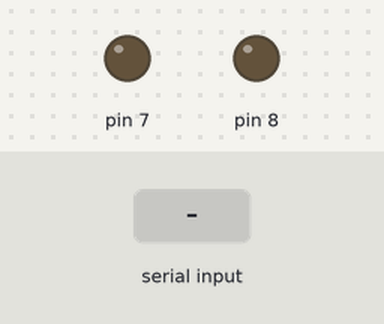
Recording of a sketch running on a simulated Arduino Uno, built with avr-gcc and run on an emulated ATmega328P. Shown: output pins drawn as LEDs (lit = HIGH). Inputs (shaded band) come from the test bench.

Above: at 1.2 s.
1.3 s: "1" received over Serial
At 2.5 s:
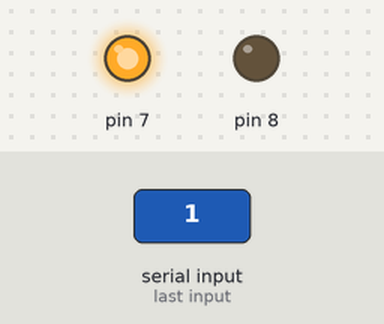
2.8 s: "3" received over Serial
At 3.7 s:
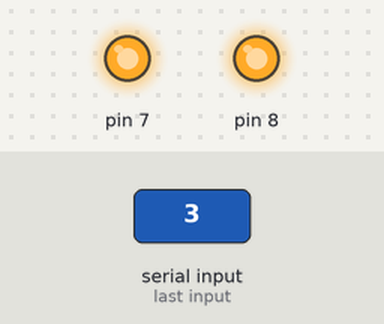
4.3 s: "2" received over Serial
At 4.9 s:
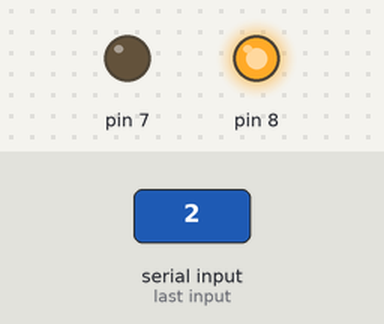
5.8 s: "4" received over Serial
At 7.2 s:
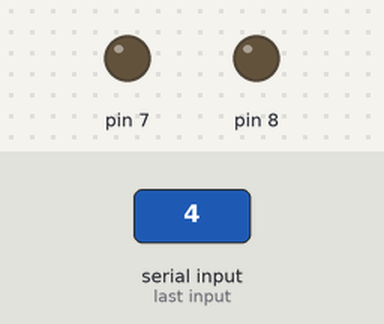
Timing chart, 0 to 8.3 s (numbered marks = the images above; inputs shaded):
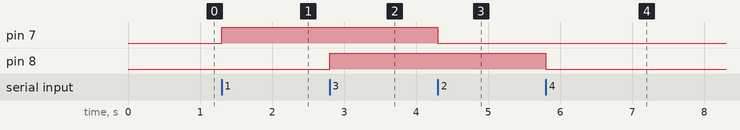

Measured:
- after the input at 1.3 s, pin 7: LOW → HIGH at once
- after the input at 2.8 s, pin 8: LOW → HIGH at once
- after the input at 4.3 s, pin 7: HIGH → LOW at once
- after the input at 5.8 s, pin 8: HIGH → LOW at once

The sketch:

clock.ino
```cpp
#include <SoftwareSerial.h>

//int bluetoothRx = 8;
//int bluetoothTx = 9;
int val;

//SoftwareSerial bluetooth(bluetoothTx, bluetoothRx);

void setup() {
  // put your setup code here, to run once:
  Serial.begin(9600);
  pinMode(7,OUTPUT);
  pinMode(8,OUTPUT);
}

void loop() {
  // put your main code here, to run repeatedly:
 /* if(bluetooth.available()){
    val = (int)bluetooth.read();
  }*/

  if(Serial.available()){
    val = Serial.read();
    }

  if(val=='1'){
   digitalWrite(7,HIGH);
   }

   if(val=='2'){
   digitalWrite(7,LOW);
   }

   if(val=='3'){
   digitalWrite(8,HIGH);
   }

   if(val=='4'){
   digitalWrite(8,LOW);
   }
}
```
